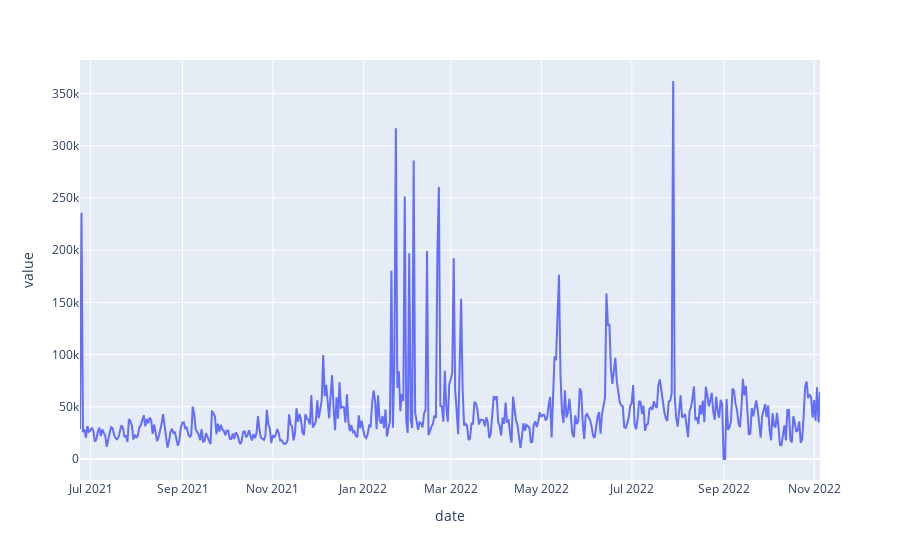

The notebook cell saved with this chart:
### Markdown cell above
### Uniswap Trading Volumes

### Code cell
uniswap_volume_json = requests.get('https://api.coingecko.com/api/v3/exchanges/uniswap/volume_chart?days=500').json()
uniswap_volume_df = pd.DataFrame({
        'date': [datetime.utcfromtimestamp(value[0] / 1000) for value in uniswap_volume_json], 
        'value': [float(value[1]) for value in uniswap_volume_json],
    })
px.line(uniswap_volume_df, x='date', y='value')

### Figure 1 — Plotly figure (JSON) as saved in the notebook; plotly's stock layout.template omitted (floating-point values rounded to 4 significant figures; data arrays with more than 128 entries replaced by an {"elided": "..."} marker saying what was removed)
{"data": [{"hovertemplate": "date=%{x}<br>value=%{y}<extra></extra>", "legendgroup": "", "line": {"color": "#636efa", "dash": "solid"}, "marker": {"symbol": "circle"}, "mode": "lines", "name": "", "orientation": "v", "showlegend": false, "type": "scatter", "x": {"elided": "500 str values"}, "xaxis": "x", "y": {"elided": "500 float values"}, "yaxis": "y"}], "layout": {"legend": {"tracegroupgap": 0}, "margin": {"t": 60}, "xaxis": {"anchor": "y", "domain": [0, 1], "title": {"text": "date"}}, "yaxis": {"anchor": "x", "domain": [0, 1], "title": {"text": "value"}}}}
